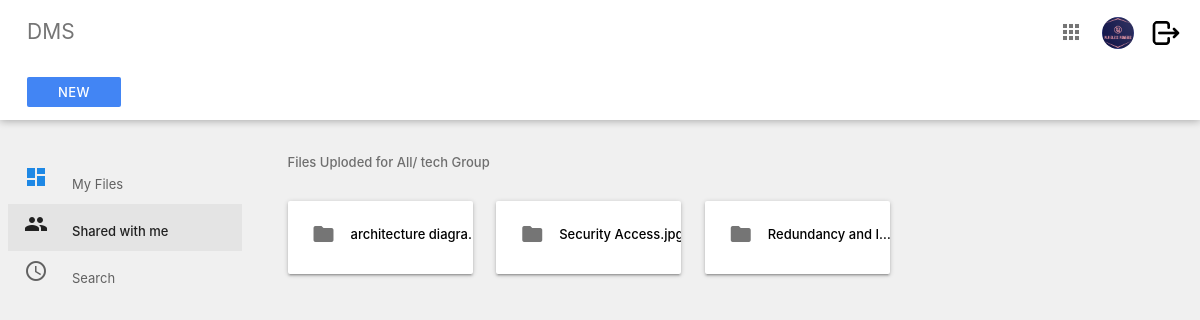
/index/shared/ (signed in), run on the app's committed database.
### Users/models.py (models this page shows, shortened)
class UserInfo(models.Model):
    groupchoices = models.TextChoices('groupchoices', 'management accounting sales tech restricted')
    user = models.OneToOneField(User,
                                on_delete=models.CASCADE,
                                null=True,
                                blank=True)
    name = models.CharField(max_length=200, null=True)
    email = models.EmailField(max_length=200,null=True)
    image = models.ImageField(null=True, upload_to='profile_pics/', blank=True)
    active = models.BooleanField(default=True)
    priv_level = models.IntegerField(default=3)
    group = models.CharField(max_length=100,
                             default='restricted',
                             choices=groupchoices.choices)
    remarks = models.CharField(max_length=200, null=True, blank=True)
    @property
    def imageURL(self):
        try:
            url = self.image.url
        except:
            url = '/media/placeholder.png'
        return url

### System/models.py (models this page shows)
class Version_control(models.Model):
    groupchoices = models.TextChoices('groupchoices', 'management all accounting sales tech')
    name = models.CharField(max_length=100)
    file = models.FileField(upload_to='files/version/')
    org_name = models.CharField(max_length=100, blank=True, null=True)
    extension = models.CharField(max_length=10, blank=True, null=True)
    version = models.IntegerField(default='2')
    prev_version = models.ForeignKey(Files, on_delete=models.SET_NULL, null=True, blank=True)
    pre_ver_control = models.ForeignKey('self', on_delete=models.SET_NULL, null=True, blank=True)
    group = models.CharField(max_length=100,
                             default='all',
                             choices=groupchoices.choices)
    uploaded_by = models.ForeignKey(User, on_delete=models.SET_NULL, null=True, blank=True)
    created_at = models.DateTimeField(auto_now_add=True)
    new_version = models.BooleanField(default=False)
    file_content = models.TextField(blank=True, null=True)
    def __str__(self):
        return self.name
    @property
    def fileURL(self):
        try:
            url = self.file.url
        except:
            url = None
        return url

### System/views.py (the view)
# urls.py: path("shared/", views.for_me, name="shared"),
@login_required(login_url='login')
def for_me(request):
    if not check_user_status(request):
        messages.error(request, 'Your account is not active. Please contact admin to activate your account.')
        return redirect('logout')
    profile = UserInfo.objects.get(user=request.user)
    files = Files.objects.filter((Q(group=profile.group) | Q(group="all")) & Q(new_version=False))
    new_ver = Version_control.objects.filter((Q(group=profile.group) | Q(group="all")) & Q(new_version=False))
    print(files,new_ver)
    if files.count() == 0:
        context = {'data1': new_ver, 'shared':'shared','user':profile}
    if new_ver.count() == 0:
        context = {'data': files, 'shared':'shared','user':profile}
    if new_ver.count() > 0 and files.count() > 0:
        context = {'data': files, 'data1': new_ver, 'shared':'shared', 'user':profile}
    return render(request, 'dms/with_me.html', context)

### System/utils.py (called while the page is built)
def check_user_status(request):
    user = UserInfo.objects.get(user=request.user)
    if user.active == True:
        return True
    else:
        return False

### template/dms/with_me.html (shortened to what this page needs)
{% extends  'dms/section/main.html'%}
{% load static %}
{% block content %}
    <div class="main">
      <div class="container-fluid">
        <p class="subheader">Files Uploded for All/ {{user.group}} Group</p>
        {% if data1 %}
        {% for d in data1 %}
        <div class="card-panel folder">
          <a href="{% url 'view' pk=d.id type='version' %}">
            <i class=" material-icons left">folder</i>
          </a>
          <div class="tooltip"><a href="{{d.fileURL}}" style="text-decoration: none;color: black; overflow: hidden;" onMouseOver="this.style.color='blue'"
            onMouseOut="this.style.color='black'"><div class="short">{{d.org_name}}.{{d.extension}}</div>
           </a> <span class="tooltiptext">Version : {{d.version}}</span>
          </div>
        </div>
        {%endfor%}
        {%endif%}
    {% endblock %}

### template/dms/section/nav.html (shortened to what this page needs)
{%load static%}
<div class="navbar-fixed">
    <nav class="nav-extended white">
      <div class="nav-wrapper white">
        <ul>
          <li>
            <a href="{% url 'index' %}" class="title grey-text text-darken-1"
              >DMS</a
            >
          </li>
        </ul>
        <ul class="right">
          {%if request.user.is_staff%}
          <li>
            <a href="{% url 'admin:index' %}"
              ><i class="material-icons grey-text text-darken-1">apps</i></a
            >
          </li>
          {%endif%}
          <li>
            <a href="{% url 'edit'%}"
              ><img src="{{ user.imageURL }}" alt="profile pic" class="circle" style="height: 32px;
              width: 32px;"
            /></a>
          </li>
          <li>
            <a href="{% url 'logout'%}"
              ><img src="{% static 'media/logout.png'%}" alt="profile pic" class="circle" style="height: 32px;
              width: 32px;"
            /></a>
          </li>
        </ul>
      </div>
      <div class="nav-wrapper nav-2">
        <ul>
          {% if user.group != "restricted" %}
          <li>
            <a
              href="{% url 'upload' %}"
              class="waves-effect waves-light btn btn-flat white-text"
              >New</a
            >
          </li>
          {% endif %}
        </ul>
      </div>
    </nav>
  </div>
  <ul class="side-nav fixed floating transparent z-depth-0">
    <li {% if index %}class="active" {%endif%}>
      <a href="{% url 'index' %}"
        ><i class="material-icons blue-text text-darken-1">dashboard</i>My
        Files{{active}}</a
      >
    </li>
    {% if user.group == "restricted" %}
    <li>
      <a><i class="material-icons">people</i>Shared with me</a>
    </li>
    <li>
      <a><i class="material-icons">access_time</i>Search</a>
    </li>
    {%else%}
    <li {% if shared %}class="active" {%endif%}>
      <a href="{% url 'shared' %}"><i class="material-icons">people</i>Shared with me</a>
    </li>
    <li {% if search %}class="active" {%endif%}>
      <a href="{%url 'search'%}"><i class="material-icons">access_time</i>Search</a>
    </li>
    {%endif%}
  </ul>

### static/css/main.css (style rules this page uses)
body { background-color: #f0f0f0; font-size: 13px; }
.container-fluid { padding: 1rem 2.5rem; margin: auto; }
.main { position: absolute; width: calc(100% - 250px); top: 125px; margin-left: 250px; }
.subheader { color: rgba(0, 0, 0, 0.54); font-weight: 500; }
nav { box-shadow: 0 1px 8px rgba(0, 0, 0, 0.3); }
nav ul li { text-align: center; }
nav ul.right { padding-right: 12px; }
nav ul.right li { max-width: 48px; }
nav ul a { padding-right: 0 12px; }
nav ul a img { height: 32px; width: 32px; vertical-align: middle; margin-left: -5px; }
.nav-wrapper { padding-left: 12px; }
.nav-wrapper .title { font-size: 1.4rem; }
.nav-wrapper .btn-flat { background-color: #4285f4 !important; font-size: 13px; font-weight: 500; height: 30px; line-height: 30px; width: 94px; }
.nav-2, .nav-2 i { height: 56px !important; line-height: 56px !important; min-height: 56px !important; }
.side-nav.floating { width: 250px; padding: 85px 8px 0 !important; height: calc(100% - 130px); left: initial; right: initial; top: 125px; transform: initial; z-index: auto; margin: 0.5rem 0 1rem 0; border-radius: 2px; background: transparent; box-shadow: none; }
.side-nav .active { background-color: rgba(0, 0, 0, 0.05); }
.side-nav .active a { color: #212121; font-weight: 500; }
.side-nav li a, .side-nav li a i.material-icons { height: 40px; line-height: 40px; }
.side-nav li a i.material-icons { margin-right: 24px; }
.side-nav li a { padding: 0 16px; font-weight: normal; font-size: 13px; color: #616161; }
.folder { width: 185px; display: inline-block; margin: 15px 20px 15px 0; font-weight: 500; overflow: hidden; text-overflow: ellipsis; white-space: nowrap; }
.folder i { color: rgba(0, 0, 0, 0.54); margin-top: -3px; }

### template/dms/with_me.html (style rules this page uses)
.tooltip { position: relative; display: inline-block; }
.short { overflow: hidden; white-space: nowrap; text-overflow: ellipsis; width: 130px; }

### data on the page
UserInfo: imageURL (picture), group "tech"
Version_control: org_name "architecture diagra…"
Version_control: org_name "Security Acc…"
Version_control: org_name "Redundancy and I…"
